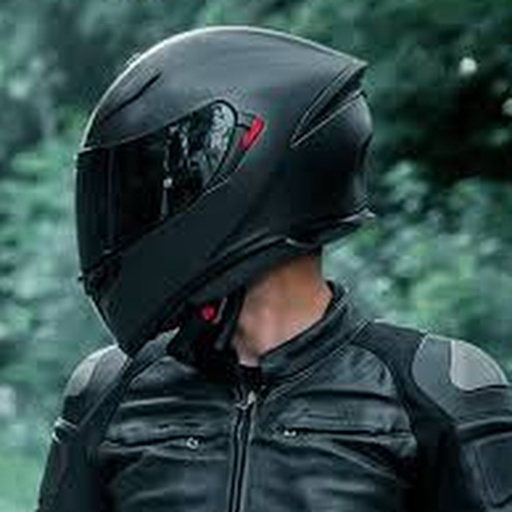
#> input picture outputs/motorcycle_helmet.jpg, 512 x 512 px
$ python -i headlightDetection.py   (imports and definitions only)
#> lines starting #> are read from the running program, lines starting #| are printed output that depends on the picture
#> further down, picture is the input picture: shape (512, 512, 3); mean B, G, R 72.7, 72.6, 50.5
import cv2
import numpy as np
from pathlib import Path
from matplotlib import pyplot as plt

# ---- Settings ----
SHOW_FIGS = True   # Set False if you don’t want matplotlib popups
OUTPUT_DIR = Path("outputs")
# [1 line not run here, left out]

# 🔑 Your single image path (given)
IMAGE_PATH = Path("/Users/brandonr/Documents/Helmetpic.jpeg")

# [18 lines left out: functions save_fig, crop_safe, not called in this run]

def detect_helmet_region(image):
    """
    Heuristic helmet region finder:
      1) Try Hough circles on blurred gray (look for large circle near top half).
      2) If none, threshold + contours, pick largest contour in top half.
    Returns (x1,y1,x2,y2) bbox if found, else None.
    """
    gray = cv2.cvtColor(image, cv2.COLOR_BGR2GRAY)
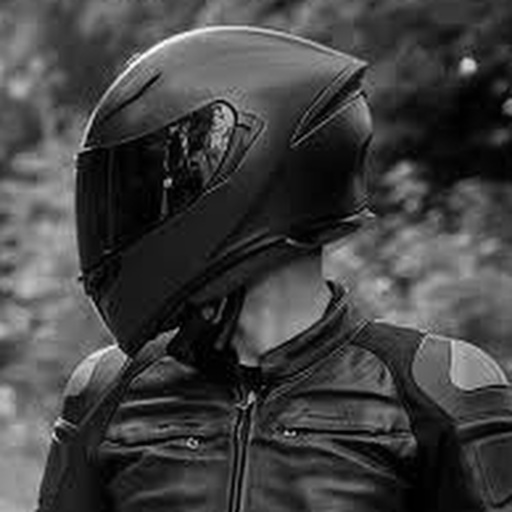
#> gray: shape (512, 512); min 0, max 253, mean 66
    blur = cv2.GaussianBlur(gray, (9, 9), 2)

    # --- Try HoughCircles (tune params as needed for your photo) ---
    circles = cv2.HoughCircles(
        blur,
        cv2.HOUGH_GRADIENT,
        dp=1.2,
        minDist=50,
        param1=120,
        param2=30,
        minRadius=40,
        maxRadius=0  # 0 -> no explicit max
    )
#> circles = 33 rows, first 8: [234.6, 184.2, 159.4], [299.4, 210.6, 224.6], [245.4, 233.4, 204.5], [359.4, 208.2, 284.8], [435, 417, 81.64], [197.4, 289.8, 170.1], [309, 270.6, 163.4], [213, 138.6, 110.6]

    h, w = gray.shape[:2]
#> h = 512; w = 512
    top_half_limit = int(h * 0.6)  # consider helmets likely in top ~60%
#> top_half_limit = 307

    if circles is not None:
        circles = np.round(circles[0]).astype(int)
#> circles = 33 rows, first 8: [235, 184, 159], [299, 211, 225], [245, 233, 205], [359, 208, 285], [435, 417, 82], [197, 290, 170], [309, 271, 163], [213, 139, 111]
        # Filter circles roughly in the top half
        circles_top = [c for c in circles if c[1] < top_half_limit]
#> circles_top = 19 items, first 6: [235, 184, 159], [299, 211, 225], [245, 233, 205], [359, 208, 285], [197, 290, 170], [309, 271, 163]
        chosen = None
        if circles_top:
            # choose largest radius in top region
            chosen = max(circles_top, key=lambda c: c[2])
#> chosen = [359, 208, 285]
        else:
            # fallback: choose largest overall
            chosen = max(circles, key=lambda c: c[2])

        x, y, r = chosen
#> x = 359; y = 208; r = 285
        x1, y1 = x - r, y - r
#> x1 = 74; y1 = -77
        x2, y2 = x + r, y + r
#> x2 = 644; y2 = 493
        # Clip to image bounds
        x1 = max(0, x1); y1 = max(0, y1)
#> after `y1 = max(0, y1)`: y1 = 0
        x2 = min(w, x2); y2 = min(h, y2)
#> after `x2 = min(w, x2)`: x2 = 512
        return (x1, y1, x2, y2)

    # --- Fallback: threshold + largest contour in top half ---
    # Use adaptive or fixed threshold depending on lighting
    _, th = cv2.threshold(blur, 0, 255, cv2.THRESH_BINARY+cv2.THRESH_OTSU)
    # Emphasize edges/shapes
    th = cv2.medianBlur(th, 5)

    found = cv2.findContours(th, cv2.RETR_EXTERNAL, cv2.CHAIN_APPROX_SIMPLE)
    contours = found[0] if len(found) == 2 else found[1]

    # Filter contours whose centroid lies in the top half
    cand = []
    for cnt in contours:
        area = cv2.contourArea(cnt)
        if area < 500:  # ignore tiny bits
            continue
        M = cv2.moments(cnt)
        if M["m00"] == 0:
            continue
        cy = int(M["m01"] / M["m00"])
        if cy < top_half_limit:
            x, y, bw, bh = cv2.boundingRect(cnt)
            cand.append((area, (x, y, x+bw, y+bh)))

    if cand:
        cand.sort(reverse=True, key=lambda x: x[0])  # largest area first
        return cand[0][1]

    return None

# [52 lines left out: function main, not called in this run]

# [3 lines not run here, left out]

>>> import cv2
>>> picture = cv2.imread('../outputs/motorcycle_helmet.jpg')
>>> result = detect_helmet_region(picture)
#> result = (74, 0, 512, 493)

$ run again, on outputs/helmet_bbox.png
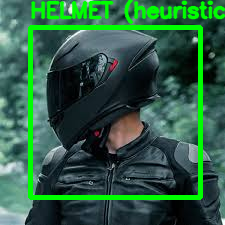
#> input picture outputs/helmet_bbox.png, 225 x 225 px
#> picture is the input picture: shape (225, 225, 3); mean B, G, R 68.1, 94.4, 47.2
#> in detect_helmet_region, `gray = cv2.cvtColor(image, cv2.COLOR_BGR2GRAY)`:
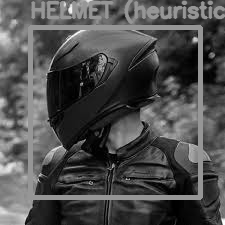
#> gray: shape (225, 225); min 0, max 253, mean 77.3
#> in detect_helmet_region, `blur = cv2.GaussianBlur(gray, (9, 9), 2)`:
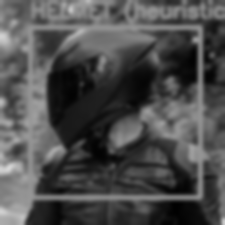
#> blur: shape (225, 225); min 1, max 213, mean 77.3
#> in detect_helmet_region, `circles = cv2.HoughCircles( blur, cv2.HOUGH_GRADIENT, dp=1.2, minDist=..`: circles = [[131.4, 91.8, 85.36], [77.4, 106.2, 88.36], [181.8, 106.2, 88.48], [75, 55.8, 101.8], [154.2, 197.4, 61], [47.4, 160.2, 40.72]]
#> in detect_helmet_region, `circles = np.round(circles[0]).astype(int)`: circles = [[131, 92, 85], [77, 106, 88], [182, 106, 88], [75, 56, 102], [154, 197, 61], [47, 160, 41]]
#> circles_top = [[131, 92, 85], [77, 106, 88], [182, 106, 88], [75, 56, 102]]
#> chosen = [75, 56, 102]
#> x = 75; y = 56; r = 102
#> in detect_helmet_region, `x1, y1 = x - r, y - r`: x1 = -27; y1 = -46
#> x2 = 177; y2 = 158
#> in detect_helmet_region, `x1 = max(0, x1)`: x1 = 0
#> result = (0, 0, 177, 158)
